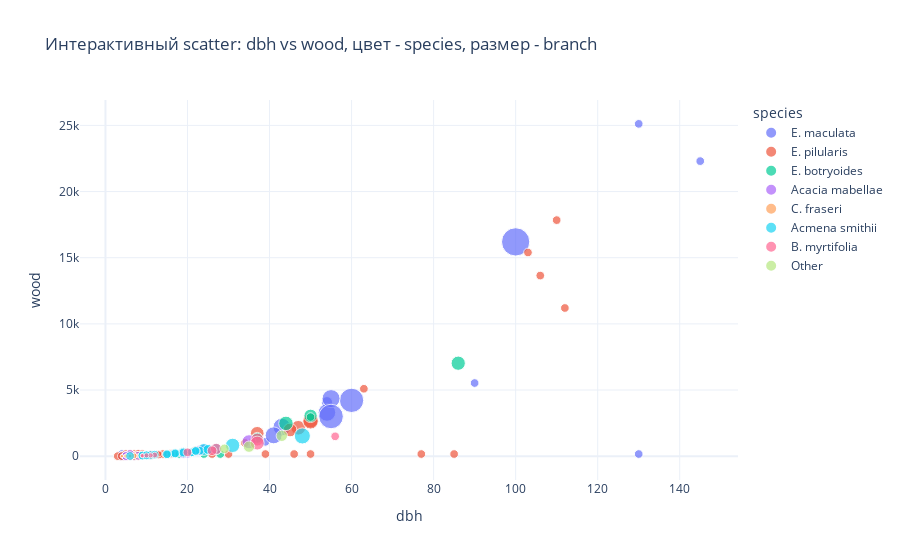
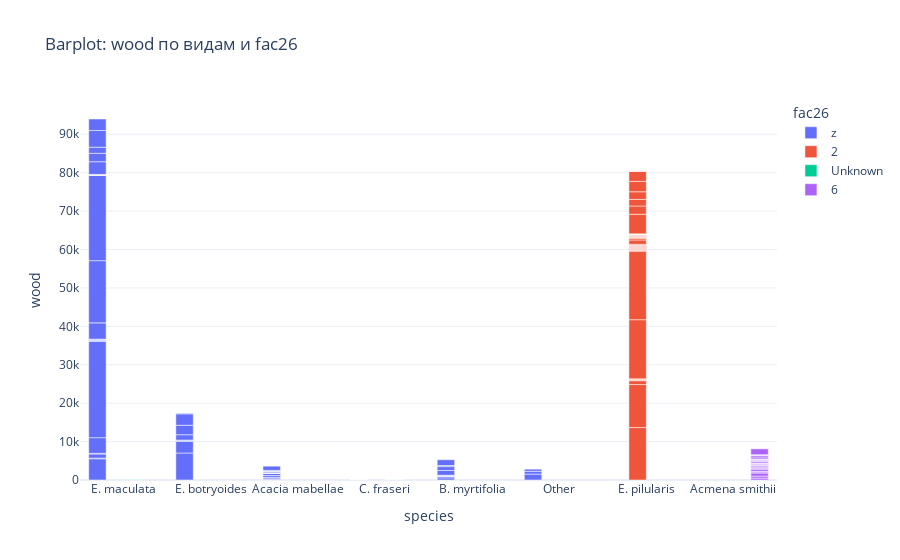
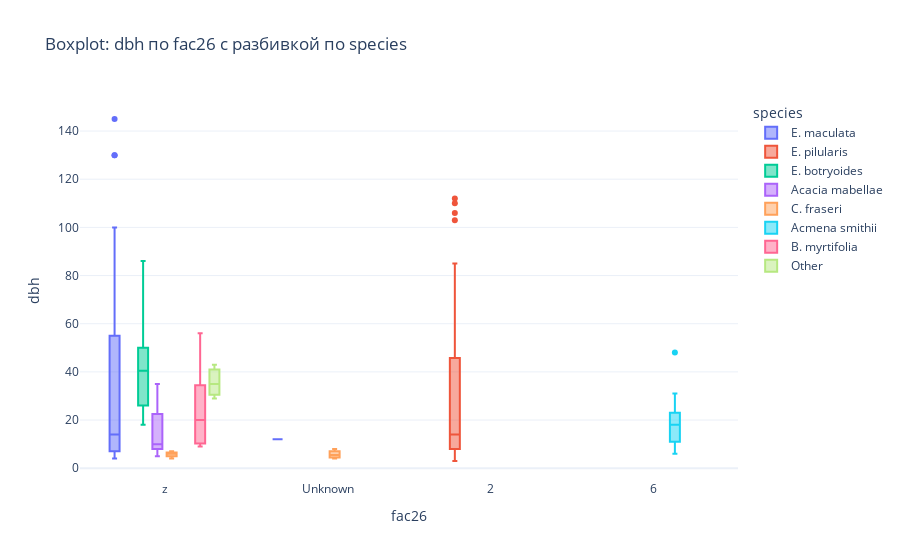

Notebook cell for these charts, in order:
### Markdown cell above
## Интерактивная визуализация с Plotly Express

Ниже представлены примеры динамических графиков с помощью Plotly Express.
Они интерактивны: поддерживают zoom, навигацию и всплывающие подсказки.

### Code cell
import plotly.express as px

fig1 = px.scatter(
    df, 
    x='dbh', 
    y='wood',
    color='species',
    size='branch',
    hover_data=['fac26'],
    title='Интерактивный scatter: dbh vs wood, цвет - species, размер - branch',
    template='plotly_white'
)
fig1.show()

fig2 = px.bar(
    df,
    x='species',
    y='wood',
    color='fac26',
    title='Barplot: wood по видам и fac26',
    template='plotly_white',
    barmode='group'
)
fig2.show()

fig3 = px.box(
    df, 
    x="fac26", 
    y="dbh", 
    color="species",
    title='Boxplot: dbh по fac26 с разбивкой по species',
    template='plotly_white'
)
fig3.show()

### Figure 1 — Plotly figure (JSON) as saved in the notebook; plotly's stock layout.template omitted (floating-point values rounded to 4 significant figures)
{"data": [{"customdata": [["z"], ["z"], ["z"], ["z"], ["z"], ["z"], ["z"], ["z"], ["z"], ["z"], ["z"], ["z"], ["z"], ["z"], ["z"], ["z"], ["z"], ["z"], ["z"], ["Unknown"], ["z"], ["z"], ["z"], ["z"], ["z"], ["z"], ["z"], ["z"], ["z"], ["z"]], "hovertemplate": "species=E. maculata<br>dbh=%{x}<br>wood=%{y}<br>branch=%{marker.size}<br>fac26=%{customdata[0]}<extra></extra>", "legendgroup": "E. maculata", "marker": {"color": "#636efa", "size": [35.0, 35.0, 35.0, 35.0, 58.0, 35.0, 35.0, 21.0, 16.0, 11.0, 274.0, 371.0, 35.0, 35.0, 35.0, 35.0, 35.0, 7.0, 35.0, 11.0, 35.0, 35.0, 35.0, 35.0, 35.0, 142.0, 144.0, 133.0, 151.0, 279.0], "sizemode": "area", "sizeref": 0.9275, "symbol": "circle"}, "mode": "markers", "name": "E. maculata", "orientation": "v", "showlegend": true, "type": "scatter", "x": [90, 130, 39, 4, 54, 130, 11, 15, 12, 14, 60, 100, 145, 7, 7, 6, 7, 8, 9, 12, 4, 5, 7, 4, 4, 54, 43, 41, 55, 55], "xaxis": "x", "y": [5528.0, 162.0, 1086.0, 162.0, 4082.0, 25120.0, 98.0, 190.0, 110.0, 151.0, 4220.0, 16200.0, 22300.0, 13.0, 17.0, 11.0, 16.0, 20.0, 31.0, 60.0, 6.0, 6.0, 21.0, 4.0, 3.0, 3300.0, 2200.0, 1575.0, 4350.0, 3000.0], "yaxis": "y"}, {"customdata": [["2"], ["2"], ["2"], ["2"], ["2"], ["2"], ["2"], ["2"], ["2"], ["2"], ["2"], ["2"], ["2"], ["2"], ["2"], ["2"], ["2"], ["2"], ["2"], ["2"], ["2"], ["2"], ["2"], ["2"], ["2"], ["2"], ["2"], ["2"], ["2"], ["2"], ["2"], ["2"], ["2"], ["2"], ["2"], ["2"], ["2"], ["2"], ["2"], ["2"], ["2"], ["2"], ["2"], ["2"], ["2"], ["2"], ["2"]], "hovertemplate": "species=E. pilularis<br>dbh=%{x}<br>wood=%{y}<br>branch=%{marker.size}<br>fac26=%{customdata[0]}<extra></extra>", "legendgroup": "E. pilularis", "marker": {"color": "#EF553B", "size": [35.0, 35.0, 35.0, 35.0, 35.0, 35.0, 35.0, 35.0, 35.0, 35.0, 35.0, 35.0, 35.0, 35.0, 35.0, 35.0, 35.0, 35.0, 35.0, 35.0, 35.0, 18.0, 35.0, 17.0, 17.0, 35.0, 35.0, 8.0, 35.0, 8.0, 35.0, 35.0, 35.0, 35.0, 35.0, 35.0, 35.0, 35.0, 99.0, 87.0, 87.0, 105.0, 112.0, 9.0, 10.0, 35.0, 9.0], "sizemode": "area", "sizeref": 0.9275, "symbol": "circle"}, "mode": "markers", "name": "E. pilularis", "orientation": "v", "showlegend": true, "type": "scatter", "x": [106, 112, 34, 50, 30, 39, 103, 110, 77, 5, 7, 26, 8, 8, 9, 14, 85, 6, 46, 36, 22, 17, 13, 15, 13, 16, 11, 11, 3, 10, 4, 5, 7, 6, 8, 5, 8, 63, 47, 37, 45, 50, 50, 8, 9, 9, 9], "xaxis": "x", "y": [13650.0, 11200.0, 1000.0, 162.0, 162.0, 162.0, 15400.0, 17840.0, 162.0, 162.0, 162.0, 162.0, 162.0, 162.0, 162.0, 162.0, 162.0, 162.0, 162.0, 1130.0, 440.0, 192.0, 126.0, 168.0, 170.0, 170.0, 81.0, 74.0, 3.0, 56.0, 5.0, 15.0, 27.0, 12.0, 25.0, 8.0, 29.0, 5094.0, 2147.0, 1728.0, 1979.0, 2706.0, 2638.0, 35.0, 42.0, 42.0, 42.0], "yaxis": "y"}, {"customdata": [["z"], ["z"], ["z"], ["z"], ["z"], ["z"], ["z"], ["z"]], "hovertemplate": "species=E. botryoides<br>dbh=%{x}<br>wood=%{y}<br>branch=%{marker.size}<br>fac26=%{customdata[0]}<extra></extra>", "legendgroup": "E. botryoides", "marker": {"color": "#00cc96", "size": [94.0, 83.0, 35.0, 35.0, 56.0, 97.0, 35.0, 35.0], "sizemode": "area", "sizeref": 0.9275, "symbol": "circle"}, "mode": "markers", "name": "E. botryoides", "orientation": "v", "showlegend": true, "type": "scatter", "x": [86, 50, 24, 28, 37, 44, 50, 18], "xaxis": "x", "y": [7027.0, 3047.0, 162.0, 162.0, 1387.0, 2479.0, 2957.0, 162.0], "yaxis": "y"}, {"customdata": [["z"], ["z"], ["z"], ["z"], ["z"], ["z"], ["z"], ["z"], ["z"], ["z"], ["z"], ["z"], ["z"], ["z"], ["z"], ["z"]], "hovertemplate": "species=Acacia mabellae<br>dbh=%{x}<br>wood=%{y}<br>branch=%{marker.size}<br>fac26=%{customdata[0]}<extra></extra>", "legendgroup": "Acacia mabellae", "marker": {"color": "#ab63fa", "size": [35.0, 35.0, 41.0, 50.0, 35.0, 35.0, 35.0, 35.0, 35.0, 4.0, 30.0, 13.0, 10.0, 17.0, 46.0, 92.0], "sizemode": "area", "sizeref": 0.9275, "symbol": "circle"}, "mode": "markers", "name": "Acacia mabellae", "orientation": "v", "showlegend": true, "type": "scatter", "x": [6, 23, 20, 23, 24, 5, 5, 8, 10, 8, 22, 9, 10, 10, 19, 35], "xaxis": "x", "y": [162.0, 353.0, 208.0, 445.0, 590.0, 14.0, 10.0, 31.0, 59.0, 30.0, 320.0, 20.0, 29.0, 35.0, 203.0, 1090.0], "yaxis": "y"}, {"customdata": [["z"], ["z"], ["Unknown"], ["z"], ["z"], ["Unknown"], ["Unknown"], ["z"], ["z"], ["Unknown"], ["z"], ["z"]], "hovertemplate": "species=C. fraseri<br>dbh=%{x}<br>wood=%{y}<br>branch=%{marker.size}<br>fac26=%{customdata[0]}<extra></extra>", "legendgroup": "C. fraseri", "marker": {"color": "#FFA15A", "size": [11.0, 6.0, 5.0, 5.0, 8.0, 9.0, 6.0, 8.0, 14.0, 8.0, 16.0, 9.0], "sizemode": "area", "sizeref": 0.9275, "symbol": "circle"}, "mode": "markers", "name": "C. fraseri", "orientation": "v", "showlegend": true, "type": "scatter", "x": [6, 4, 4, 6, 5, 8, 6, 5, 7, 5, 7, 6], "xaxis": "x", "y": [10.0, 7.0, 3.0, 13.0, 9.0, 20.0, 16.0, 7.0, 29.0, 12.0, 25.0, 10.0], "yaxis": "y"}, {"customdata": [["6"], ["6"], ["6"], ["6"], ["6"], ["6"], ["6"], ["6"], ["6"], ["6"], ["6"], ["6"], ["6"], ["6"], ["6"], ["6"], ["6"], ["6"], ["6"], ["6"], ["6"], ["6"], ["6"], ["6"], ["6"], ["6"]], "hovertemplate": "species=Acmena smithii<br>dbh=%{x}<br>wood=%{y}<br>branch=%{marker.size}<br>fac26=%{customdata[0]}<extra></extra>", "legendgroup": "Acmena smithii", "marker": {"color": "#19d3f3", "size": [45.0, 65.0, 95.0, 31.0, 25.0, 55.0, 52.0, 35.0, 35.0, 35.0, 35.0, 40.0, 35.0, 35.0, 35.0, 35.0, 35.0, 35.0, 35.0, 35.0, 35.0, 45.0, 35.0, 35.0, 35.0, 120.0], "sizemode": "area", "sizeref": 0.9275, "symbol": "circle"}, "mode": "markers", "name": "Acmena smithii", "orientation": "v", "showlegend": true, "type": "scatter", "x": [25, 24, 31, 21, 16, 27, 19, 21, 10, 23, 9, 17, 17, 10, 6, 22, 15, 15, 19, 11, 9, 25, 22, 10, 12, 48], "xaxis": "x", "y": [506.0, 508.0, 817.0, 274.0, 162.0, 540.0, 272.0, 293.0, 77.0, 408.0, 40.0, 216.0, 208.0, 50.0, 18.0, 382.0, 161.0, 140.0, 280.0, 84.0, 50.0, 510.0, 400.0, 70.0, 115.0, 1530.0], "yaxis": "y"}, {"customdata": [["z"], ["z"], ["z"], ["z"], ["z"], ["z"], ["z"], ["z"], ["z"], ["z"], ["z"]], "hovertemplate": "species=B. myrtifolia<br>dbh=%{x}<br>wood=%{y}<br>branch=%{marker.size}<br>fac26=%{customdata[0]}<extra></extra>", "legendgroup": "B. myrtifolia", "marker": {"color": "#FF6692", "size": [59.0, 44.0, 7.0, 16.0, 9.0, 13.0, 12.0, 76.0, 90.0, 36.0, 35.0], "sizemode": "area", "sizeref": 0.9275, "symbol": "circle"}, "mode": "markers", "name": "B. myrtifolia", "orientation": "v", "showlegend": true, "type": "scatter", "x": [27, 26, 9, 12, 9, 11, 10, 37, 37, 20, 56], "xaxis": "x", "y": [550.0, 414.0, 42.0, 85.0, 35.0, 60.0, 60.0, 1250.0, 990.0, 290.0, 1500.0], "yaxis": "y"}, {"customdata": [["z"], ["z"], ["z"]], "hovertemplate": "species=Other<br>dbh=%{x}<br>wood=%{y}<br>branch=%{marker.size}<br>fac26=%{customdata[0]}<extra></extra>", "legendgroup": "Other", "marker": {"color": "#B6E880", "size": [60.0, 60.0, 42.0], "sizemode": "area", "sizeref": 0.9275, "symbol": "circle"}, "mode": "markers", "name": "Other", "orientation": "v", "showlegend": true, "type": "scatter", "x": [43, 35, 29], "xaxis": "x", "y": [1540.0, 720.0, 560.0], "yaxis": "y"}], "layout": {"legend": {"itemsizing": "constant", "title": {"text": "species"}, "tracegroupgap": 0}, "title": {"text": "Интерактивный scatter: dbh vs wood, цвет - species, размер - branch"}, "xaxis": {"anchor": "y", "domain": [0, 1], "title": {"text": "dbh"}}, "yaxis": {"anchor": "x", "domain": [0, 1], "title": {"text": "wood"}}}}

### Figure 2 — Plotly figure (JSON) as saved in the notebook; plotly's stock layout.template omitted (floating-point values rounded to 4 significant figures)
{"data": [{"alignmentgroup": "True", "hovertemplate": "fac26=z<br>species=%{x}<br>wood=%{y}<extra></extra>", "legendgroup": "z", "marker": {"color": "#636efa", "pattern": {"shape": ""}}, "name": "z", "offsetgroup": "z", "orientation": "v", "showlegend": true, "textposition": "auto", "type": "bar", "x": ["E. maculata", "E. maculata", "E. botryoides", "E. maculata", "E. botryoides", "E. botryoides", "E. botryoides", "Acacia mabellae", "E. maculata", "E. maculata", "E. botryoides", "E. botryoides", "E. maculata", "E. maculata", "E. maculata", "E. maculata", "E. maculata", "E. maculata", "E. maculata", "E. botryoides", "E. maculata", "E. maculata", "E. maculata", "E. maculata", "E. maculata", "E. maculata", "E. maculata", "E. maculata", "E. maculata", "E. maculata", "E. maculata", "E. maculata", "Acacia mabellae", "Acacia mabellae", "Acacia mabellae", "E. maculata", "Acacia mabellae", "E. maculata", "E. maculata", "E. maculata", "E. maculata", "Acacia mabellae", "Acacia mabellae", "Acacia mabellae", "Acacia mabellae", "Acacia mabellae", "Acacia mabellae", "Acacia mabellae", "Acacia mabellae", "Acacia mabellae", "Acacia mabellae", "Acacia mabellae", "E. botryoides", "C. fraseri", "C. fraseri", "C. fraseri", "C. fraseri", "C. fraseri", "C. fraseri", "C. fraseri", "C. fraseri", "B. myrtifolia", "B. myrtifolia", "B. myrtifolia", "B. myrtifolia", "B. myrtifolia", "B. myrtifolia", "B. myrtifolia", "B. myrtifolia", "B. myrtifolia", "B. myrtifolia", "B. myrtifolia", "Other", "Other", "Other"], "xaxis": "x", "y": [5528.0, 162.0, 7027.0, 1086.0, 3047.0, 162.0, 162.0, 162.0, 162.0, 4082.0, 1387.0, 2479.0, 25120.0, 98.0, 190.0, 110.0, 151.0, 4220.0, 16200.0, 2957.0, 22300.0, 13.0, 17.0, 11.0, 16.0, 20.0, 31.0, 6.0, 6.0, 21.0, 4.0, 3.0, 353.0, 208.0, 445.0, 3300.0, 590.0, 2200.0, 1575.0, 4350.0, 3000.0, 14.0, 10.0, 31.0, 59.0, 30.0, 320.0, 20.0, 29.0, 35.0, 203.0, 1090.0, 162.0, 10.0, 7.0, 13.0, 9.0, 7.0, 29.0, 25.0, 10.0, 550.0, 414.0, 42.0, 85.0, 35.0, 60.0, 60.0, 1250.0, 990.0, 290.0, 1500.0, 1540.0, 720.0, 560.0], "yaxis": "y"}, {"alignmentgroup": "True", "hovertemplate": "fac26=2<br>species=%{x}<br>wood=%{y}<extra></extra>", "legendgroup": "2", "marker": {"color": "#EF553B", "pattern": {"shape": ""}}, "name": "2", "offsetgroup": "2", "orientation": "v", "showlegend": true, "textposition": "auto", "type": "bar", "x": ["E. pilularis", "E. pilularis", "E. pilularis", "E. pilularis", "E. pilularis", "E. pilularis", "E. pilularis", "E. pilularis", "E. pilularis", "E. pilularis", "E. pilularis", "E. pilularis", "E. pilularis", "E. pilularis", "E. pilularis", "E. pilularis", "E. pilularis", "E. pilularis", "E. pilularis", "E. pilularis", "E. pilularis", "E. pilularis", "E. pilularis", "E. pilularis", "E. pilularis", "E. pilularis", "E. pilularis", "E. pilularis", "E. pilularis", "E. pilularis", "E. pilularis", "E. pilularis", "E. pilularis", "E. pilularis", "E. pilularis", "E. pilularis", "E. pilularis", "E. pilularis", "E. pilularis", "E. pilularis", "E. pilularis", "E. pilularis", "E. pilularis", "E. pilularis", "E. pilularis", "E. pilularis", "E. pilularis"], "xaxis": "x", "y": [13650.0, 11200.0, 1000.0, 162.0, 162.0, 162.0, 15400.0, 17840.0, 162.0, 162.0, 162.0, 162.0, 162.0, 162.0, 162.0, 162.0, 162.0, 162.0, 162.0, 1130.0, 440.0, 192.0, 126.0, 168.0, 170.0, 170.0, 81.0, 74.0, 3.0, 56.0, 5.0, 15.0, 27.0, 12.0, 25.0, 8.0, 29.0, 5094.0, 2147.0, 1728.0, 1979.0, 2706.0, 2638.0, 35.0, 42.0, 42.0, 42.0], "yaxis": "y"}, {"alignmentgroup": "True", "hovertemplate": "fac26=Unknown<br>species=%{x}<br>wood=%{y}<extra></extra>", "legendgroup": "Unknown", "marker": {"color": "#00cc96", "pattern": {"shape": ""}}, "name": "Unknown", "offsetgroup": "Unknown", "orientation": "v", "showlegend": true, "textposition": "auto", "type": "bar", "x": ["E. maculata", "C. fraseri", "C. fraseri", "C. fraseri", "C. fraseri"], "xaxis": "x", "y": [60.0, 3.0, 20.0, 16.0, 12.0], "yaxis": "y"}, {"alignmentgroup": "True", "hovertemplate": "fac26=6<br>species=%{x}<br>wood=%{y}<extra></extra>", "legendgroup": "6", "marker": {"color": "#ab63fa", "pattern": {"shape": ""}}, "name": "6", "offsetgroup": "6", "orientation": "v", "showlegend": true, "textposition": "auto", "type": "bar", "x": ["Acmena smithii", "Acmena smithii", "Acmena smithii", "Acmena smithii", "Acmena smithii", "Acmena smithii", "Acmena smithii", "Acmena smithii", "Acmena smithii", "Acmena smithii", "Acmena smithii", "Acmena smithii", "Acmena smithii", "Acmena smithii", "Acmena smithii", "Acmena smithii", "Acmena smithii", "Acmena smithii", "Acmena smithii", "Acmena smithii", "Acmena smithii", "Acmena smithii", "Acmena smithii", "Acmena smithii", "Acmena smithii", "Acmena smithii"], "xaxis": "x", "y": [506.0, 508.0, 817.0, 274.0, 162.0, 540.0, 272.0, 293.0, 77.0, 408.0, 40.0, 216.0, 208.0, 50.0, 18.0, 382.0, 161.0, 140.0, 280.0, 84.0, 50.0, 510.0, 400.0, 70.0, 115.0, 1530.0], "yaxis": "y"}], "layout": {"barmode": "group", "legend": {"title": {"text": "fac26"}, "tracegroupgap": 0}, "title": {"text": "Barplot: wood по видам и fac26"}, "xaxis": {"anchor": "y", "domain": [0, 1], "title": {"text": "species"}}, "yaxis": {"anchor": "x", "domain": [0, 1], "title": {"text": "wood"}}}}

### Figure 3 — Plotly figure (JSON) as saved in the notebook; plotly's stock layout.template omitted (floating-point values rounded to 4 significant figures)
{"data": [{"alignmentgroup": "True", "hovertemplate": "species=E. maculata<br>fac26=%{x}<br>dbh=%{y}<extra></extra>", "legendgroup": "E. maculata", "marker": {"color": "#636efa"}, "name": "E. maculata", "notched": false, "offsetgroup": "E. maculata", "orientation": "v", "showlegend": true, "type": "box", "x": ["z", "z", "z", "z", "z", "z", "z", "z", "z", "z", "z", "z", "z", "z", "z", "z", "z", "z", "z", "Unknown", "z", "z", "z", "z", "z", "z", "z", "z", "z", "z"], "x0": " ", "xaxis": "x", "y": [90, 130, 39, 4, 54, 130, 11, 15, 12, 14, 60, 100, 145, 7, 7, 6, 7, 8, 9, 12, 4, 5, 7, 4, 4, 54, 43, 41, 55, 55], "y0": " ", "yaxis": "y"}, {"alignmentgroup": "True", "hovertemplate": "species=E. pilularis<br>fac26=%{x}<br>dbh=%{y}<extra></extra>", "legendgroup": "E. pilularis", "marker": {"color": "#EF553B"}, "name": "E. pilularis", "notched": false, "offsetgroup": "E. pilularis", "orientation": "v", "showlegend": true, "type": "box", "x": ["2", "2", "2", "2", "2", "2", "2", "2", "2", "2", "2", "2", "2", "2", "2", "2", "2", "2", "2", "2", "2", "2", "2", "2", "2", "2", "2", "2", "2", "2", "2", "2", "2", "2", "2", "2", "2", "2", "2", "2", "2", "2", "2", "2", "2", "2", "2"], "x0": " ", "xaxis": "x", "y": [106, 112, 34, 50, 30, 39, 103, 110, 77, 5, 7, 26, 8, 8, 9, 14, 85, 6, 46, 36, 22, 17, 13, 15, 13, 16, 11, 11, 3, 10, 4, 5, 7, 6, 8, 5, 8, 63, 47, 37, 45, 50, 50, 8, 9, 9, 9], "y0": " ", "yaxis": "y"}, {"alignmentgroup": "True", "hovertemplate": "species=E. botryoides<br>fac26=%{x}<br>dbh=%{y}<extra></extra>", "legendgroup": "E. botryoides", "marker": {"color": "#00cc96"}, "name": "E. botryoides", "notched": false, "offsetgroup": "E. botryoides", "orientation": "v", "showlegend": true, "type": "box", "x": ["z", "z", "z", "z", "z", "z", "z", "z"], "x0": " ", "xaxis": "x", "y": [86, 50, 24, 28, 37, 44, 50, 18], "y0": " ", "yaxis": "y"}, {"alignmentgroup": "True", "hovertemplate": "species=Acacia mabellae<br>fac26=%{x}<br>dbh=%{y}<extra></extra>", "legendgroup": "Acacia mabellae", "marker": {"color": "#ab63fa"}, "name": "Acacia mabellae", "notched": false, "offsetgroup": "Acacia mabellae", "orientation": "v", "showlegend": true, "type": "box", "x": ["z", "z", "z", "z", "z", "z", "z", "z", "z", "z", "z", "z", "z", "z", "z", "z"], "x0": " ", "xaxis": "x", "y": [6, 23, 20, 23, 24, 5, 5, 8, 10, 8, 22, 9, 10, 10, 19, 35], "y0": " ", "yaxis": "y"}, {"alignmentgroup": "True", "hovertemplate": "species=C. fraseri<br>fac26=%{x}<br>dbh=%{y}<extra></extra>", "legendgroup": "C. fraseri", "marker": {"color": "#FFA15A"}, "name": "C. fraseri", "notched": false, "offsetgroup": "C. fraseri", "orientation": "v", "showlegend": true, "type": "box", "x": ["z", "z", "Unknown", "z", "z", "Unknown", "Unknown", "z", "z", "Unknown", "z", "z"], "x0": " ", "xaxis": "x", "y": [6, 4, 4, 6, 5, 8, 6, 5, 7, 5, 7, 6], "y0": " ", "yaxis": "y"}, {"alignmentgroup": "True", "hovertemplate": "species=Acmena smithii<br>fac26=%{x}<br>dbh=%{y}<extra></extra>", "legendgroup": "Acmena smithii", "marker": {"color": "#19d3f3"}, "name": "Acmena smithii", "notched": false, "offsetgroup": "Acmena smithii", "orientation": "v", "showlegend": true, "type": "box", "x": ["6", "6", "6", "6", "6", "6", "6", "6", "6", "6", "6", "6", "6", "6", "6", "6", "6", "6", "6", "6", "6", "6", "6", "6", "6", "6"], "x0": " ", "xaxis": "x", "y": [25, 24, 31, 21, 16, 27, 19, 21, 10, 23, 9, 17, 17, 10, 6, 22, 15, 15, 19, 11, 9, 25, 22, 10, 12, 48], "y0": " ", "yaxis": "y"}, {"alignmentgroup": "True", "hovertemplate": "species=B. myrtifolia<br>fac26=%{x}<br>dbh=%{y}<extra></extra>", "legendgroup": "B. myrtifolia", "marker": {"color": "#FF6692"}, "name": "B. myrtifolia", "notched": false, "offsetgroup": "B. myrtifolia", "orientation": "v", "showlegend": true, "type": "box", "x": ["z", "z", "z", "z", "z", "z", "z", "z", "z", "z", "z"], "x0": " ", "xaxis": "x", "y": [27, 26, 9, 12, 9, 11, 10, 37, 37, 20, 56], "y0": " ", "yaxis": "y"}, {"alignmentgroup": "True", "hovertemplate": "species=Other<br>fac26=%{x}<br>dbh=%{y}<extra></extra>", "legendgroup": "Other", "marker": {"color": "#B6E880"}, "name": "Other", "notched": false, "offsetgroup": "Other", "orientation": "v", "showlegend": true, "type": "box", "x": ["z", "z", "z"], "x0": " ", "xaxis": "x", "y": [43, 35, 29], "y0": " ", "yaxis": "y"}], "layout": {"boxmode": "group", "legend": {"title": {"text": "species"}, "tracegroupgap": 0}, "title": {"text": "Boxplot: dbh по fac26 с разбивкой по species"}, "xaxis": {"anchor": "y", "domain": [0, 1], "title": {"text": "fac26"}}, "yaxis": {"anchor": "x", "domain": [0, 1], "title": {"text": "dbh"}}}}
